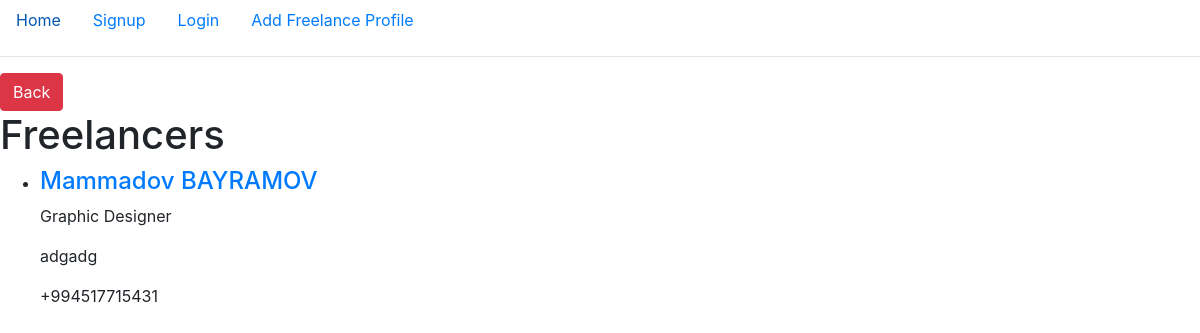
The page /freelancers/ on the database as committed earlier.
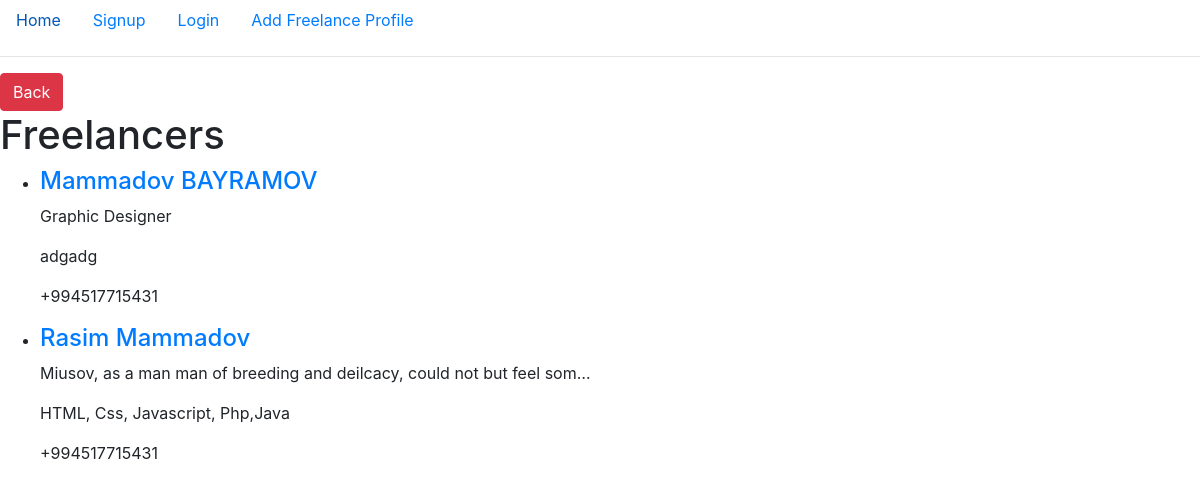
The same page on the database as committed later.
### freelancers/models.py (models this page shows, shortened)
class NewFreelancer(models.Model):
    name = models.CharField(max_length=20)
    surname = models.CharField(max_length=20)
    description = models.CharField(max_length=200)
    skills = models.CharField(max_length=50)
    contact = models.CharField(max_length=20)
    user = models.ForeignKey('auth.User',on_delete=models.CASCADE)

### freelancers/views.py (the view)
# urls.py: path('freelancers/', views.freelancers, name="freelancers"),
def freelancers(request):
    if request.user.is_authenticated:
        try:
            profile_exist = NewFreelancer.objects.get(user=request.user)
        except NewFreelancer.DoesNotExist:
            profile_exist = False
    else:
        profile_exist = False
    all_freelancers = NewFreelancer.objects.all()
    return render(request, "freelancers/freelancers.html", {"freelancers": all_freelancers, "profile_exist": profile_exist})

### templates/freelancers/freelancers.html (shortened to what this page needs)
{% extends 'base.html' %}
{% block postmethods %}
    <li class="nav-item">
    	{% if profile_exist == False %}
        <a class="nav-link active" href="{% url 'add' %}">Add Freelance Profile</a>
        {% else %}
        <a class="nav-link active" href="{% url 'edit' %}">Edit Freelance Profile</a>
        {% endif %}
    </li>
{% endblock %}
{% block content %}
    <a class="btn btn-danger" href={% url 'intro' %}>Back</a>
    <h1>Freelancers</h1>
    <ul>
    	{% for freelancer in freelancers %}
    	<li>
    		<a href={% url 'detail' freelancer.id %}><h4>{{freelancer.name }}<span> </span>{{freelancer.surname}}</h4></a>
    		<p>{{freelancer.description |truncatechars:70}}</p>
    		<p>{{freelancer.skills |truncatechars:40}}</p>
    		<p>{{freelancer.contact |truncatechars:40}}</p>
    	</li>
    	{% endfor %}
    </ul>
{% endblock %}

### templates/base.html (shortened to what this page needs)
<!DOCTYPE html>
<html>
<head>
    <link rel="stylesheet" href="https://stackpath.bootstrapcdn.com/bootstrap/4.4.1/css/bootstrap.min.css">
</head>
<body>
<ul class="nav">
    <li class="nav-item">
        <a class="nav-link active" href="{% url 'intro' %}">Home</a>
    </li>
    {% if user.is_authenticated %}
        <li class="nav-item">
            <a class="nav-link active" href="{% url 'change-password' %}">Change password</a>
        </li>
        <li class="nav-item">
            <a class="nav-link active" href="{% url 'logout' %}">Logout</a>
        </li>
    {% else %}
        <li class="nav-item">
            <a class="nav-link active" href="{% url 'signup' %}">Signup</a>
        </li>
        <li class="nav-item">
            <a class="nav-link active" href="{% url 'login' %}?next={{request.path}}">Login</a>
        </li>
    {% endif %}
    {% block postmethods %}
        {% endblock %}
</ul>
<hr>
{% block content %}
{% endblock %}
</body>
</html>

Rows that differ between the two databases and show on the page:
added NewFreelancer: name "Rasim", surname "Mammadov", description "Miusov, as a man man of breeding and deilcacy, could not but feel som…", skills "HTML, Css, Javascript, Php,Java", contact "+994517715431"
